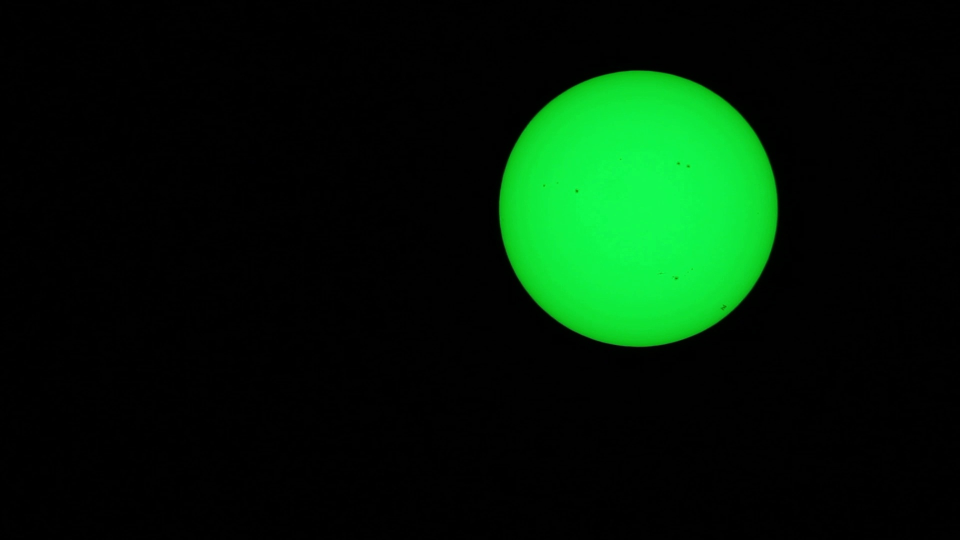
#> input picture rainer_frames/frame_0030.jpg, 1920 x 1080 px (shown at 1/2 size); the run also reads 3 pictures not shown here
$ jupyter execute --allow-errors praktikumsversuch.ipynb   (shell and % lines are left out)
#> lines starting #> are read from the running program, lines starting #| are printed output that depends on the picture
# Praktikumsversuch zum ISS Transit vom 18. August 2023

## Zusammenfassung der Beobachtungen
Die Internationale Raumstation (ISS) umrundet die Erde in $\sim 90$ min. Da sie zu einem großen Teil dieser Zeit von der Sonne angestrahlt wird, wirft sie einen Schatten auf die darunterliegende Erde von wo aus wir sie gelegentlich auch beobachten können. Die meiste Zeit befindet sie sich hinter dem Horizont und weit weg vom Beobachter. Allerdings kommt es vor, dass man sie in der Morgen- und Abenddämmerung als hellen, wandernden Lichtpunkt am Himmel sehen kann. Es kommt aber auch vor, dass sie tagsüber über den Himmel zieht. Sie ist dann unauffälliger weil der Himmelshintergrund eine schlechten Konstrast zum Satelliten selbst liefert. Dazu kommt, dass wir am Tag tendenziell die nicht beleuchtete Seite der ISS sehen, wenn sie sich in scheinbarer Nähe der Sonne befindet. In sehr seltenen Fällen kommt es sogar vor, dass die ISS direkt vor der Sonne steht. In diesem Fall kann man sie mit geeigneten Teleskopen (MIT SONNENFILTER!) und entsprechender Vergrößerung sogar direkt beobachten wie sie vor der Sonnenscheibe vorbeitzieht.
Ein nützliches Webtool ist der <a href="https://transit-finder.com/">ISS Transit Finder</a>. Hier kann einige Tage und Wochen im Voraus die Position der ISS abgerufen werden und mögliche Transits der Raumstation vor der Sonne oder dem Mond abgefragt werden. Dabei ist zu beoachten, dass die Präzision der Vorhersagen gerade mehrere Wochen in der Zukunft eher ungenau ist, weil die Besatzung der ISS regelmäßig Bahnkorrekturen vornehmen muss damit die Raumstation nicht in der Erdatmosphäre verglüht. Dadruch verändert sich die Bahn ständig und die Vorhersagen müssen regelmäßig erneuert werden.

In diesem Beispiel schauen wir uns nun den Transit vom <b>18. August 2023</b> etwas genauer an:

An diesem Tag hat die ISS ungefähr zur Mittagszeit die Sonne passiert. Dieser Transit wurde von zwei unterschiedlichen Positionen mit leistungsstarken Spiegelteleskopen beobachtet. In Laufe diese Tutorials werden wir uns unter anderem damit auseinandersetzen wie man:

- mithilfe der Programmiersprache $\texttt{Python}$ astronomische Bilddaten auswerten kann und einige Datenstrukturen kennenlernen,
- mithilfe der Daten die Distanz, Größe und Geschwindigkeit der ISS bestimmen kann.

Wir beginnen dieses Notebook mit einer sehr kurzen Einführung in Python, diese kann aber auch übersprungen werden, wenn schon Erfahrung mit Python vorhanden ist. Andernsfalls, wenn dieses Tutorial nicht ausführlich genug ist, dann ist es auch hilfreich dedizierte Online-Einführungskurse zu besuchen. (zum Beispiel hier <a href="https://www.w3schools.com/python/"> >> Link zum Tutorial << </a>)

Wir beginnen uns nun zunächst auch mit ein paar "Aufwärmübungen" bevor es losgeht. Dazu mehr im nächsten Abschnitt.

## Abschnitt 1: Die Grundlagen der Programmiersprache Python

Python ist heutzutage in der (Astro)Physik eine sehr weit verbreitete und häufig genutzte Programmiersprache. Sie zeichnet sich vor allem damit aus, dass die im Vergleich zu anderen sehr leicht zu verstehen ist und daher auch für unseren Fall sehr geeignet ist.

### Eingabe und Ausgabe
Eines der wichtigsten Konzepte der elektronischen Datenberarbeitung ist das sogenannte **EVA**-Prinzip. Hier bei stehen die einzelnen Buchstaben für _Eingabe_, _Verarbeitung_ und _Ausgabe_. Damit wir geeignet mit unserem Programmen arbeiten können wir wir wissen wie wir uns die Ergebnisse anzeigen lassen können. In Python ist das schnell gemacht. Das __print(...)__ Kommando schreibt alles das was in den runden Klammern steht in die Konsole sodass wir es sheen können. Hier ein Beispiel:

[cell 1]
print("Hallo Welt!")

Wir haben also gesehen, dass der obige Code die Wörter _Hallo Welt_ in die Kosole ausgibt. Wie müsste nun der Code aussehen, damit wir nicht Hallo Welt sondern z.B. _Hallo Mars_ ausgeben?

[cell 2]
## Hierunter den code für die Ausgabe von "Hallo Mars" hinschreiben
...

## Andere Beispiele was man noch schreiben kann:
print("Das ist ein Testtext")
print(1)
print(3.14157)

Wir haben gesehen, dass Wörter immer in Anführungszeichen gesetzt werden müssen. Diese Strukturen nennt man sogenannte $\texttt{strings}$. Diese werden uns demnächst noch etwas häufiger begegnen...

### Variablen
Nun ist es an der Zeit, dass wir uns Variablen anschauen. So wie in der Mathematik ist es oft sinnvoll für komplizierte Rechnungen und deren Ergebnisse sogeannte _Variablen_ zu definieren. Sie machen den Code kürzer, eleganter und vor allem flexibler! Bei variablen ist es so, dass diese grundsätzlich einen _Namen_, einen _Wert_ und einen bsteimmten _Datentyp_ besitzen. Wir definieren sie indem wir uns einen Namen für diese ausdenken und ihnen mithilfe des Gleichheitszeichens einen Wert zuweisen. Es ist allerdings wichtig, dass der Name KEINE Leerzeichen beinhaltet. Dieses ersetzt man üblicherweise mit einen Unterstrich: (**_**)

[cell 3]
# Beispiel für eine Variable:
test_variable = "Das hier ist ein Testtext"
print(test_variable)

pi = 3.14157
print(pi)

## Fundamentale Rechenoperatoren
Nun, dass wir Variablen kennengelernt haben, können wir uns mit den Rechenoperationen beschäftigen. In Python gibt es sehr viele davon. Diejenigen, die wir allerdings am häufigsten benutzen müssen sind lediglich eine Hand voll. Darunter beschreibt

- __+__ die Addition,
- __-__ die Substraktion,
- __*__ die Multiplikation,
- __/__ die Division und
- __**__ das Potenzieren.

In der folgenden Zelle können wir die Fläche und den Umfang eines Kreises berechnen mit

$U=2\cdot\pi\cdot r$ und $A=\pi \cdot r \cdot r=\pi \cdot r^2$

[cell 4]
radius = 1.

# Umfang
U = 2. * pi * radius

# Fläche
A = pi * radius**2

print("Der Kreis mit dem radius", radius, "hat den Umfang", U, "und die Fläche", A)

### Übung: Einfache Berechnungen
Bereichne den Flächeninhalt und das Volumen einer Kugel mit dem radius $r$.
Zur Erinnerung, die entsprechenden Formeln lauten:

$A=4\cdot\pi\cdot r^2$

$V=\frac{4\pi}{3}\cdot r^3$

[cell 5]
radius = ...

A = ...
V = ...

print("Eine Kugel mit dem Radius", radius, "hat eine Oberflächeninhalt von", A, "und ein Volumen", V)

## Listen und Schleifen

Bisher haben wir das volle Potential der elekotronischen Datenverarbeitung noch nicht ausschöpfen können. Warum haben wir für die vorherigen Rechnungen nicht einfach einen Taschenrechner benutzt? Nun, die Stärke von Computern ist, dass sie viele Rechnungen wiederholt durch laufen können - mehrere Milliarden Verschiebungen von Bits pro Sekunde. Machen wir also Gebrauch davon und stellen nun einige kompliziertere Rechnungen an.

Es gibt verschiedene Arten von Schleifen in Python (zum Beispiel $\texttt{while}$ oder $\texttt{for}$). Mit letzerer beschäftigen wir uns gleich.

Um eine **for** Schleife zu definieren, müssen wir festlegen _wie oft_ der code in der Schleife ausgeführt werden soll. Dafür können wir uns eine _Variable_ definieren die wir $N$ nennen.
Der folgende Code zeigt ein Beispiel wie man mithilfe einer Schleife von 0 bis $N$ zählen kann.

[cell 6]
N = 10

for nummer in range(N):

    print("Ich habe bis", nummer, "gezählt.")

Wichtig beim Benutzen von Schleifen in Python ist es, dass der Code, welcher wiederholt ausgeführt werden soll eingerückt wird. Wenn wir das vergessen, erhalten wir eine Fehlermeldung die uns darauf aufmerksam macht.

In vorherigen Beispiel habenn wir ausserdem eine Variable mit $\texttt{range(N)}$ definiert. Diese kommt eine sogenannten list Konzeptuell sehr nahe. Es ist ein Objekt, dass alle natürlichen Zahlen inklusive der Null (in diesem Beispiel) und unterhalb der natürlichen Zahl $N$ enthält. Diese selbst ist hier nicht enthalten.

### Listen und Arrays
Eine Liste ist eine Art Sammelsorioum von geordneten Einträgen. Wir können uns eine Liste in Python wie eine Art "Einkaufstasche" vorstellen. Hier könne wir alles was wir möchten speichern. Wenn wir mit Computern arbeiten möchten wir meistens mehr als nur eine einzige Zahl zwischenspeichern. Listen helfen und dabei, das zu verwirklichen. Allerdings könnten wir prinzipiell noch viel mehr als nur simple Zahlen in einer Liste speichern. Wir sehen das gleich im folgenden Codebeispiel:

[cell 7]
liste_mit_integer = [0, 1, 2, 3, 4, 5, 6, 7, 8, 9] # eine liste die die gleichen Einträge wie die "range" im vorherigen Beispiel hat
liste_mit_zahlen  = [0, 7, 2.56, 34 + 1, -76.6, pi]
kebap_mit_allem   = ["Pitabrot", "Dönerfleisch", "Tomate", "Gurke", "Rotkraut", "Mais", "Soße"]

print("Eine Liste mit ganzzahligen Werten", liste_mit_integer)
print("Eine Liste mit Zahlen", liste_mit_zahlen)
print("Alles was im Döner drin ist:", kebap_mit_allem)

### Manipulation von Listen
Sobald man eine Liste definiert hat, kann man diese auch nachträglich modifizieren. Wir können zum Beispiel eine weitere Zutat an das Ende unserer Liste mit der __append(...)__ Einfügen. So könnten wir beispielsweise bei unserem Kebap noch eine Serviette einfügen indem wir Folgendes ausführen:

[cell 8]
kebap_mit_allem   = ["Pitabrot", "Dönerfleisch", "Tomate", "Gurke", "Rotkraut", "Mais", "Soße"]
print(kebap_mit_allem)
kebap_mit_allem.append("Serviette")
print(kebap_mit_allem)

Wir sehen, dass im zweiten Durchlauf noch eine Serviette dazugekommen ist. Wunderbar! Nachdem wir uns nun die Finger geputzt haben, können wir sie wieder wegwerfen. Das letzte Element einer Liste können wir mit dem __pop()__ Kommando löschen.

[cell 9]
kebap_mit_allem   = ["Pitabrot", "Dönerfleisch", "Tomate", "Gurke", "Rotkraut", "Mais", "Soße"]
print(kebap_mit_allem)
kebap_mit_allem.append("Serviette")
print(kebap_mit_allem)
kebap_mit_allem.pop()
print(kebap_mit_allem)

## Übung: Die Quadrate der natürlichen Zahlen

Kommen wir nun zurück zu einem eher anwendungsbezogenerem Beispiel. Es ist die Aufgabe zu schauen, wie sich die Quadrate der Natürlichen Zahlen verhalten.

Wir wissen bereits wie wir Listen erstellen. Fangen wir also an für die Zahlen von 0 bis 9 deren Quadrate zu berechnen. Die Rechenoperationen dafür haben wir schon vorher kennengelernt.

[cell 10]
# Definiere zwei leere Listen, die wir gleich mit Werten befüllen werden
zahlen   = []
quadrate = []

for zahl in range(11):

    zahlen.append(...) # füge der Liste der Zahlen am Ende eine Wert hinzu
    quadrat = ... # Berechne das Quadrat der aktuellen Zahl
    ... # füge der Liste der Quadrate am Ende einen Wert hinzu

print("Eine Liste aller Zahlen:", zahlen)
print("Eine Liste aller Quadrate:", quadrate)

## Erstellen von Diagrammen
Ein wichtiger Bestandteil des wissenschatlichen Arbeitens ist die Visualisierung der Ergebnisse. Hierbei verwenden wir ein _Paket_ mit dem Namen __matplotlib__. Diese stellt einige nützliche Tools für uns bereit, sodass wir unsere Daten einfach darstellen können.
Erstellen wir im folgenden also ein Digraamm, basierend auf den Daten vom vorherigen Schritt, der uns die Zahlen und die Quadratzahlen grafisch anzeigt. Der entsprechende Code dafür sieht wie folgt aus:

[cell 11]
import matplotlib.pyplot as plt

#> (the rest of this cell did not finish here and is left out)

### Übung: Das Gravitationsfeld der Erde
Eng verküpft mit der Übung die wir gerade gemacht haben ist das Gravitationsfeld der unseres Planeten. Wenn wir die Erde als Punktmasse annehmen, dann ist ihre Anziehungskraft gegeben durch:
$$ a \approx 9.81 \mathrm{\frac{m}{s^2}}\cdot\frac{r_\mathrm{Erde}^2}{r^2} $$

Wenn wir nun die Abstände zum Zentrum der Erde in Einheiten des Erdradius angeben, können wir diesen einfacherweise auf 1 setzen. Numerisch lautet die Formel dann in Beschleuningungseinheiten von $\mathrm{m\, s^{-2}}$:

$$ a \approx \frac{9.81}{r^2} $$

Dieses Verhalten können wir auch Grafisch darstellen in eine Diagramm. Das Programm, welches wir daür benötigen, sieht dabei ganz ähnlich zu dem aus, das wir bereits für die Berechnung der Quadratzahlen entwickelt haben.

[cell 12]
from numpy import arange as range

distanzen        = []
beschleunigungen = []

for distanz in range(0.75, 5, 0.01):

    ... # füge eine Distanz an die Liste von distanzen an

    beschleunigung = ...
    beschleunigungen.append(...)

#> (the rest of this cell did not finish here and is left out)

# Das Konzept der Parallaxen

Der Begriff der Parallaxen bezeichnet in erster Line den Winkel under dem ein Objekt in einer gewissen Distanz _verschoben_ zu sein scheint wenn wir es aus zwei verschiedenen Perspektiven beobachtet. Unglücklicherweise geben viele Astronomen diesem Winkel den Namen $\pi$. Allerdings hat dieser Winkel a priori nicht mit der Kreiszahl und dem Wert 3.14157... zu tun. Das ist ledigleich eine etwas unglückliche Bezeichnung.

Wir stellen uns folgendes Szenario vor: Wir beoachten einen unserer Finger am ausgestreckten Arm und halten dabei abwechselnd jeweils eine Auge zu, dann werden wir sehen, wie der Finger vor dem stillen Hintergrund zu springen scheint. Auch das ist hier, wie erwartet, eine Konsquenz des Parallaxeneffekts. Das interessante hierbei, wenn wir den Abstand zwischen den beiden Beobachtungsinstrumenten kennen (in unserem Alltagsbespiel ist das der Augenabstand) und den Winkel berechnen unter dem das Objeckt sich zu bewegen scheint, können wir dessen physische Entfernung bestimmen. Dabei nutzen wir ein wenig trogonometrie am rechwinkligen Dreieck.

Kennen wird die Strecke $b$ (_Basislinie_) und den Winkel $\pi$ (_Parallaxe_), können wir den Abstand $d$ bestimmen mithilfe der folgenden Gleichung:
$$ d = \frac{b}{\tan\pi} $$
Wenn die Parallaxe besonders klein ist, das heißt ungefähr kleiner als 5°, dann können wir diese Gleichung noch einfacher schreiben als
$$ d = \frac{b}{\pi [\mathrm{rad}]} $$
wobei die Parallaxen hierbei allerdings in Radiant angegeben sein muss. Alternativ kann man aber auch folgende Formel benutzen, die einen Winkel in Grad angegeben erwartet:
$$ d = \frac{57.3\cdot b}{\pi [\mathrm{deg}]} $$

### Zusatz: Die Einheit Parsec
Wenn wir die Entfernungen anderer Sterne in Kilometer oder ähnlichen Einheiten angeben wollen, stellen wir schnell fest, dass die Zahlenwerte eher unhandlich sind. Aufgrund der großen Entfernungen ist es daher üblich, dass die Parallaxenwinkel in der Einheit _Millibogensekunde_ angegeben werden. Hierbei ist eine Bogensekunde gleich $\frac{1}{3600}$ eines Grades. Des weiteren bieten es sich durch die großen Entfernungen an, die resultierenden Distanzen in sogenannten _Parallaxensekunden_ anzugeben.
Die Parallaxensekunde als Entfernungsmaß ist dabei so definiert, dass es ein Objekt in dieser Entfernung einen Parallaxenwinkel von genau einer Bogensekunde. Wie groß ist diese Distanz in Meter und Kilometer?

### Übung: Die Entferung einiger Sterne
Der Astrometriesatellit _Gaia_ der von europäischen Rausfahrtagentur gestartet worden ist, hat die Parallaxen von mehr als einer Milliarde Sterne bestimmen können. Mithilfe dieser Daten können wir auf die Enfernung der Sterne nach dem gleichen Prinzip schließen. Weil GAIA unfgefähr der Erde auf ihrer Umlaufbahn folgt, ist die Basislinie $b$ genau eine Astronomische Einheit lang (also rund 149.5 Millionen Kilometer). Mithilfe der oben gegebenen Formeln, berechne den Abstand der 7 Sterne des großen Wagens.

Gegeben sind die Parallaxenwinkel der folgenden Sterne

---

- $\alpha$ UMa (Dubhe): &nbsp; (26.54 ± 0.48) mas
- $\beta$ UMa (Merak): &nbsp; (40.90 ± 0.16) mas
- $\gamma$ UMa (Phecda): &nbsp; (39.21 ± 0.40) mas
- $\delta$ UMa (Megrez): &nbsp; (40.51 ± 0.15) mas
- $\epsilon$ UMa (Alioth): &nbsp; (39.51 ± 0.20) mas
- $\zeta$ UMa (Mizar): &nbsp; (39.36 ± 0.30) mas
- $\eta$ UMa (Alkaid): &nbsp; (31.38 ± 0.24) mas

---

Welcher ist der nächste, welcher der am weitesten entfernte Stern dieser 7 Sterne?

__Wie weit entfernt ist der (nach der Sonne selbst) nächste Stern?__

[cell 13]
# Eine Liste der Parallaxenwinkel aller Wagensterne
parallaxen = [..., ..., ..., ..., ..., ..., ...]

# Eine leere Liste, um die Distanzen aller Sterne zu speichern
distanzen = []


#> (the rest of this cell did not finish here and is left out)

## Die Beobachtungsdaten
Nun dass wir uns mit der Konzept von Parallaxenwinkeln vertraut gemacht haben, können wir uns den eigentlichen Beobachtungdaten widmen. Auch hier bietet die programmiersprache Python wieder einige Möglichkeiten um diese zu visualisieren.
Die ISS wurde wir anfangs erwähnt aus zwei unterscheidlichen Perspektiven beobachtet. Dabei wurden durch zwei Teleskope eine Serie von Bildern aufgenommen. Diese Können wir und auch schnell in diesem Notebook ansehen.

Eine entsprechende Prozedur ist in der nächsten Codezelle bereits geschrieben und muss nur noch ausgeführt werden.

[cell 14]
# Einstellungen fuer diese Codezelle
bildausschnitt_A = 300 # Wie gross ist der Sonnenradius in der ersten Bilderserie (gemessen in Pixeln)?
bildausschnitt_B = 600 # Wie gross ist der Sonnenradius in der zweiten Bilderserie (gemessen in Pixeln)?


# Importiere einige Pakete die wichtig fuer plotten sind
from PIL import Image
import numpy as np
from glob import glob
import matplotlib.pyplot as plt

def open_grayscale_image(filename):

#> called with filename = './rainer_frames/frame_0030.jpg'
    f = Image.open(filename)
#> f is the input picture: PIL image 1920x1080 RGB; mean R, G, B 2.3, 27.6, 7.5
    img_array = np.array(f)
    f.close()

    if img_array.ndim == 3:
        img_array = np.mean(img_array, axis=-1)
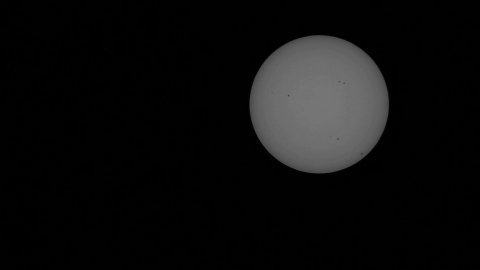
#> img_array: shape (1080, 1920) float64 (shown at 1/4 size); min 0, max 120.7, mean 12.5

    return img_array


# Die Verzeichnisse, in denen die Bilder abgespeichert worden sind
observation_A = "./rainer_frames/*.jpg"
observation_B = "./florian_frames/*.jpg"

# lege eine Liste von Bildern an
obs_A_bilder = [open_grayscale_image(file) for file in glob(observation_A)]
#> obs_A_bilder = 3 items
obs_B_bilder = [open_grayscale_image(file) for file in glob(observation_B)]


# definiere eine Funktion zum Finden der Bildmitte in den Bildern
def finde_bildmitte(bilddaten):

    cumsum_x = np.cumsum(np.mean(bilddaten, axis=1))
#> cumsum_x = 1080 values from 0.483 to 13466.1
    cumsum_y = np.cumsum(np.mean(bilddaten, axis=0))
#> cumsum_y = 1920 values from 0.213 to 23939.8

    center_x = np.min(np.ravel(np.argwhere(cumsum_x / cumsum_x.max() >= 0.5)))
#> center_x = 418
    center_y = np.min(np.ravel(np.argwhere(cumsum_y / cumsum_y.max() >= 0.5)))
#> center_y = 1275

    return (center_x, center_y)


bildzentren_A = np.array([finde_bildmitte(bild) for bild in obs_A_bilder])
#> bildzentren_A = [[418, 1275], [418, 1275], [418, 1275]]
#> `plt.show()`:
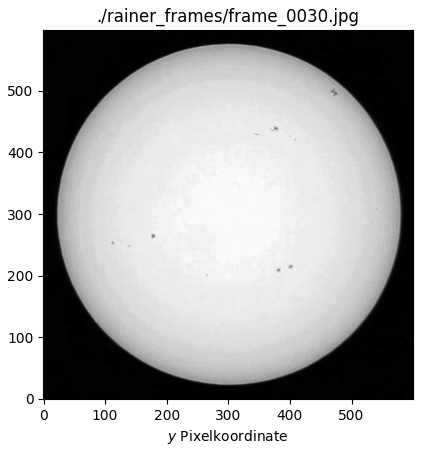
#> figure drawn by matplotlib, 1 panel
#> (the rest of the program and of its run is left out)
